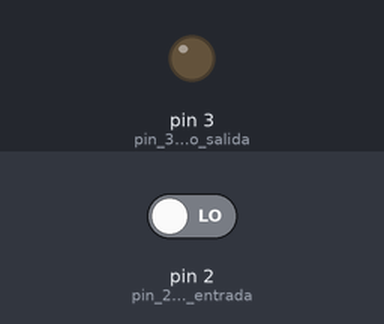
This sketch was run on a simulated Arduino Uno, built with avr-gcc and run on an emulated ATmega328P. Parts: output pins drawn as LEDs (lit = HIGH). The inputs (shaded band) are chosen by the test bench; at power-on: pin 2 (pin_2_como_entrada) LOW.

Above: at 1.2 s.
1.3 s: pin 2 (pin_2_como_entrada) driven HIGH
At 2.1 s:
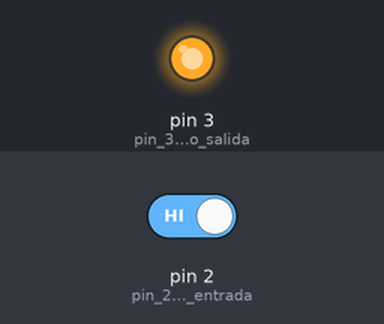
Timing chart, 0 to 4.3 s (numbered marks = the images above; inputs shaded):
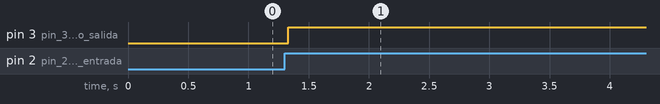

The sketch:

encender_lampar.ino
```cpp
int Mosonido = 2;       // pin 2 modulo de sonido
int rele = 3;        // pin 3 control del rele
int estado=0;     // comparar si mi estado es alto o bajo
int encender=0;    // si mi estado es alto encender el rele
int anterior=0;    // nos regresa al estado de apagdao

void setup(){
  pinMode(2, INPUT);      // pin 2 como entrada
  pinMode(3, OUTPUT);     // pin 3 como salida
}


void loop(){

 estado = digitalRead(2);

 if (estado && anterior == 0) { // si el estado es 0 se enciende el rele
   encender = 1 - encender;   // si mi estado ya esta 1 yama la funcion de encender
   delay (30);
 }
 anterior = estado;

 if (encender)   // funcion llamada cuando es 1
 {
 digitalWrite (3, HIGH); // encender el modulo rele

 }
  else {    // funcion llamada cuando es diferente a 1
  digitalWrite (3, LOW);  // apagar el modulo rele el modulo rele

  }
 }
```

Measured:
- after the input at 1.3 s, pin 3 (pin_3_como_salida): LOW → HIGH at once
